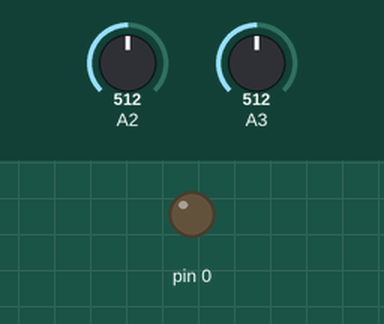
Simulated run of this sketch. Board: Arduino Uno, built with avr-gcc and run on an emulated ATmega328P. Parts: output pins drawn as LEDs (lit = HIGH). The test bench sets the inputs (shaded band); at power-on: A3 = 512, A2 = 512.

Above: at 1.2 s.
1.3 s: A3 set to 528
At 2.4 s:
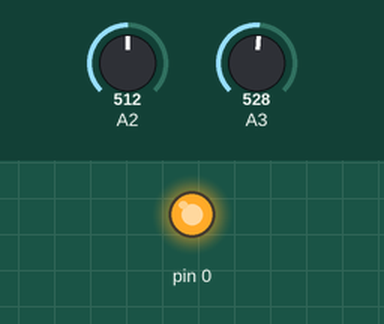
2.8 s: A3 set to 511
At 3.5 s:
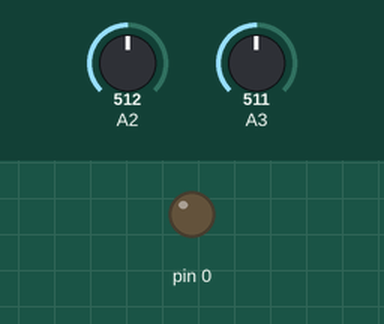
4.3 s: A3 set to 716
At 4.7 s:
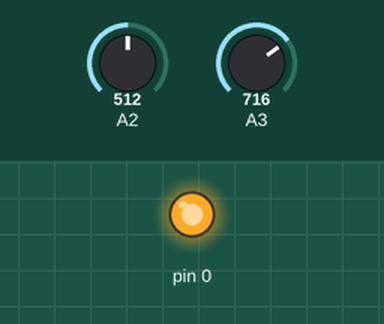
Timing chart, 0 to 7.3 s (numbered marks = the images above; inputs shaded):
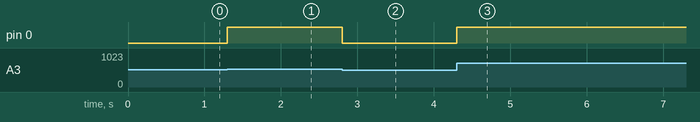

Measured:
- the behaviour switches between 512 and 513 on A3 (found by bisection; images 0 and 1)
- after the input at 1.3 s, pin 0: LOW → HIGH at once
- after the input at 2.8 s, pin 0: HIGH → LOW at once
- after the input at 4.3 s, pin 0: LOW → HIGH at once

The sketch:

COMPARE.ino
```cpp
void setup() {
  // put your setup code here, to run once:
  pinMode(0, OUTPUT);
  pinMode(3, INPUT);
  pinMode(4, INPUT);
}

void loop() {
  // put your main code here, to run repeatedly:
  if (analogRead(3) > analogRead(2))
  { digitalWrite(0, HIGH);
  }
  else
  {
    digitalWrite(0, LOW);
  }

}
```
